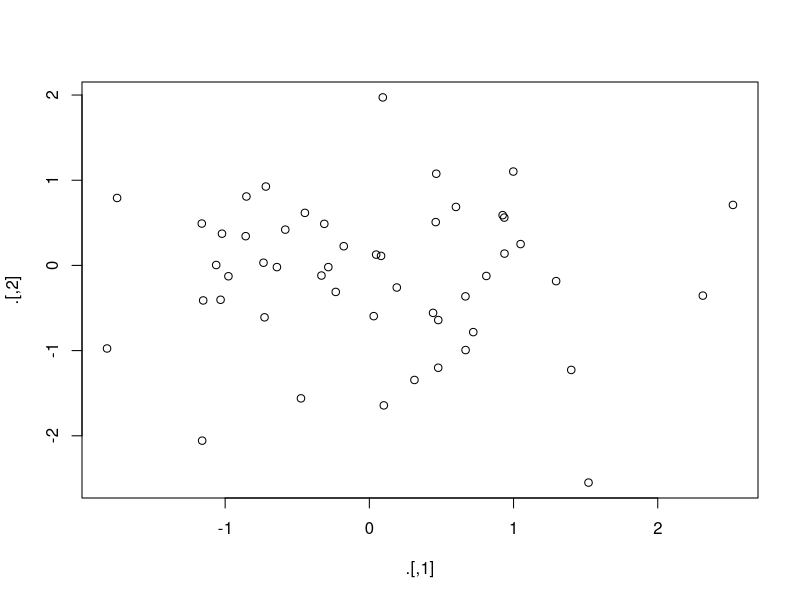
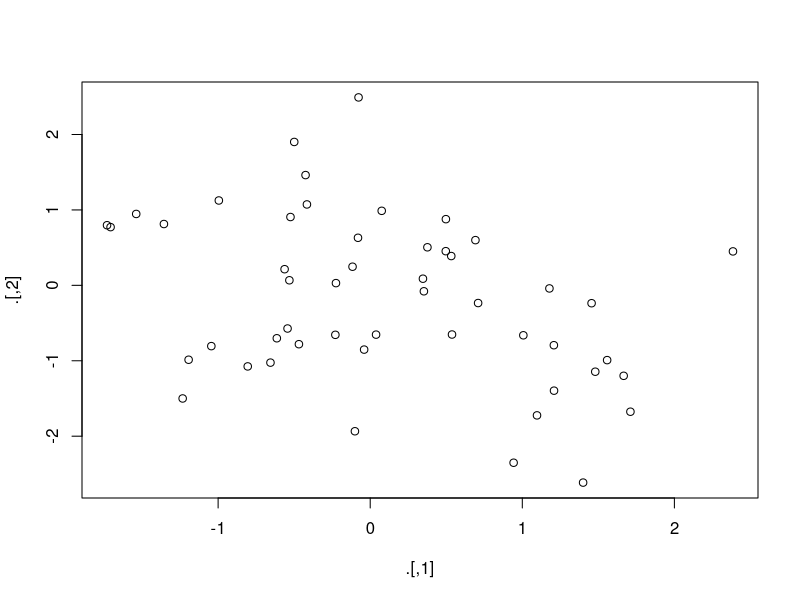

Generate these figures, in order, with R:

# library packages ===================================================
library(magrittr)

# 18.4 Other tools from magrittr =====================================

## %T>%，当希望保存或执行多个连续的操作时
rnorm(100) %>% 
  matrix(ncol = 2) %>% 
  plot() %>% 
  str()

rnorm(100) %>% 
  matrix(ncol = 2) %T>%
  plot() %>% 
  str()

## %$%，当希望操作data frame的列时
mtcars %$% 
  cor(disp, mpg)

## %<>% 左边是希望保存的数据集，右边是对数据集的某些操作
mtcars <- mtcars %>% 
  transform(cyl = cyl * 2)
## 以上代码可以用%<>%更简便地实现：
mtcars %<>% transform(cyl = cyl * 2)


## 问题：以上这些有快捷键吗？如果有的话，分别是？

## 补充一下：发现张丹对magrittr的讲解更清楚，学习一下：












